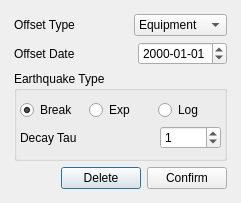
<?xml version="1.0" encoding="UTF-8"?>
<ui version="4.0">
 <class>Dialog</class>
 <widget class="QDialog" name="Dialog">
  <property name="geometry">
   <rect>
    <x>0</x>
    <y>0</y>
    <width>241</width>
    <height>191</height>
   </rect>
  </property>
  <property name="maximumSize">
   <size>
    <width>300</width>
    <height>280</height>
   </size>
  </property>
  <property name="windowTitle">
   <string>Offsets Editor</string>
  </property>
  <property name="styleSheet">
   <string notr="true"/>
  </property>
  <layout class="QGridLayout" name="gridLayout_3">
   <item row="0" column="0">
    <layout class="QVBoxLayout" name="verticalLayout_2">
     <property name="margin">
      <number>3</number>
     </property>
     <item>
      <layout class="QHBoxLayout" name="horizontalLayout">
       <item>
        <widget class="QLabel" name="label">
         <property name="styleSheet">
          <string notr="true"/>
         </property>
         <property name="text">
          <string>Offset Type</string>
         </property>
        </widget>
       </item>
       <item>
        <spacer name="horizontalSpacer">
         <property name="orientation">
          <enum>Qt::Horizontal</enum>
         </property>
         <property name="sizeHint" stdset="0">
          <size>
           <width>40</width>
           <height>20</height>
          </size>
         </property>
        </spacer>
       </item>
       <item>
        <widget class="QComboBox" name="offsetBox">
         <property name="maximumSize">
          <size>
           <width>106</width>
           <height>16777215</height>
          </size>
         </property>
         <property name="styleSheet">
          <string notr="true">font: 10</string>
         </property>
         <item>
          <property name="text">
           <string>Equipment</string>
          </property>
         </item>
         <item>
          <property name="text">
           <string>Earthquake</string>
          </property>
         </item>
        </widget>
       </item>
      </layout>
     </item>
     <item>
      <layout class="QHBoxLayout" name="horizontalLayout_4">
       <item>
        <widget class="QLabel" name="label_2">
         <property name="text">
          <string>Offset Date</string>
         </property>
        </widget>
       </item>
       <item>
        <spacer name="horizontalSpacer_3">
         <property name="orientation">
          <enum>Qt::Horizontal</enum>
         </property>
         <property name="sizeHint" stdset="0">
          <size>
           <width>40</width>
           <height>20</height>
          </size>
         </property>
        </spacer>
       </item>
       <item>
        <widget class="QDateEdit" name="dateEdit">
         <property name="maximumSize">
          <size>
           <width>106</width>
           <height>16777215</height>
          </size>
         </property>
         <property name="displayFormat">
          <string>yyyy-MM-dd</string>
         </property>
        </widget>
       </item>
      </layout>
     </item>
     <item>
      <widget class="QGroupBox" name="eqGroup">
       <property name="title">
        <string>Earthquake Type</string>
       </property>
       <layout class="QVBoxLayout" name="verticalLayout">
        <property name="leftMargin">
         <number>3</number>
        </property>
        <property name="rightMargin">
         <number>3</number>
        </property>
        <item>
         <layout class="QHBoxLayout" name="horizontalLayout_3">
          <item>
           <widget class="QRadioButton" name="eqRadio">
            <property name="text">
             <string>Break</string>
            </property>
            <property name="checked">
             <bool>true</bool>
            </property>
           </widget>
          </item>
          <item>
           <widget class="QRadioButton" name="expRadio">
            <property name="text">
             <string>Exp</string>
            </property>
           </widget>
          </item>
          <item>
           <widget class="QRadioButton" name="logRadio">
            <property name="text">
             <string>Log</string>
            </property>
           </widget>
          </item>
         </layout>
        </item>
        <item>
         <widget class="QWidget" name="tauWidget" native="true">
          <layout class="QGridLayout" name="gridLayout_2">
           <property name="margin">
            <number>0</number>
           </property>
           <property name="spacing">
            <number>0</number>
           </property>
           <item row="0" column="0">
            <layout class="QHBoxLayout" name="taulLayout">
             <item>
              <widget class="QLabel" name="label_3">
               <property name="text">
                <string>Decay Tau</string>
               </property>
              </widget>
             </item>
             <item>
              <spacer name="horizontalSpacer_4">
               <property name="orientation">
                <enum>Qt::Horizontal</enum>
               </property>
               <property name="sizeHint" stdset="0">
                <size>
                 <width>40</width>
                 <height>20</height>
                </size>
               </property>
              </spacer>
             </item>
             <item>
              <widget class="QSpinBox" name="tauBox">
               <property name="maximum">
                <number>99999</number>
               </property>
               <property name="value">
                <number>1</number>
               </property>
              </widget>
             </item>
            </layout>
           </item>
          </layout>
         </widget>
        </item>
       </layout>
      </widget>
     </item>
     <item>
      <layout class="QHBoxLayout" name="horizontalLayout_5">
       <item>
        <spacer name="horizontalSpacer_2">
         <property name="orientation">
          <enum>Qt::Horizontal</enum>
         </property>
         <property name="sizeHint" stdset="0">
          <size>
           <width>40</width>
           <height>20</height>
          </size>
         </property>
        </spacer>
       </item>
       <item>
        <widget class="QPushButton" name="cancelButton">
         <property name="text">
          <string>Delete</string>
         </property>
        </widget>
       </item>
       <item>
        <widget class="QPushButton" name="confirmButton">
         <property name="text">
          <string>Confirm</string>
         </property>
        </widget>
       </item>
      </layout>
     </item>
    </layout>
   </item>
  </layout>
 </widget>
 <resources/>
 <connections/>
</ui>
